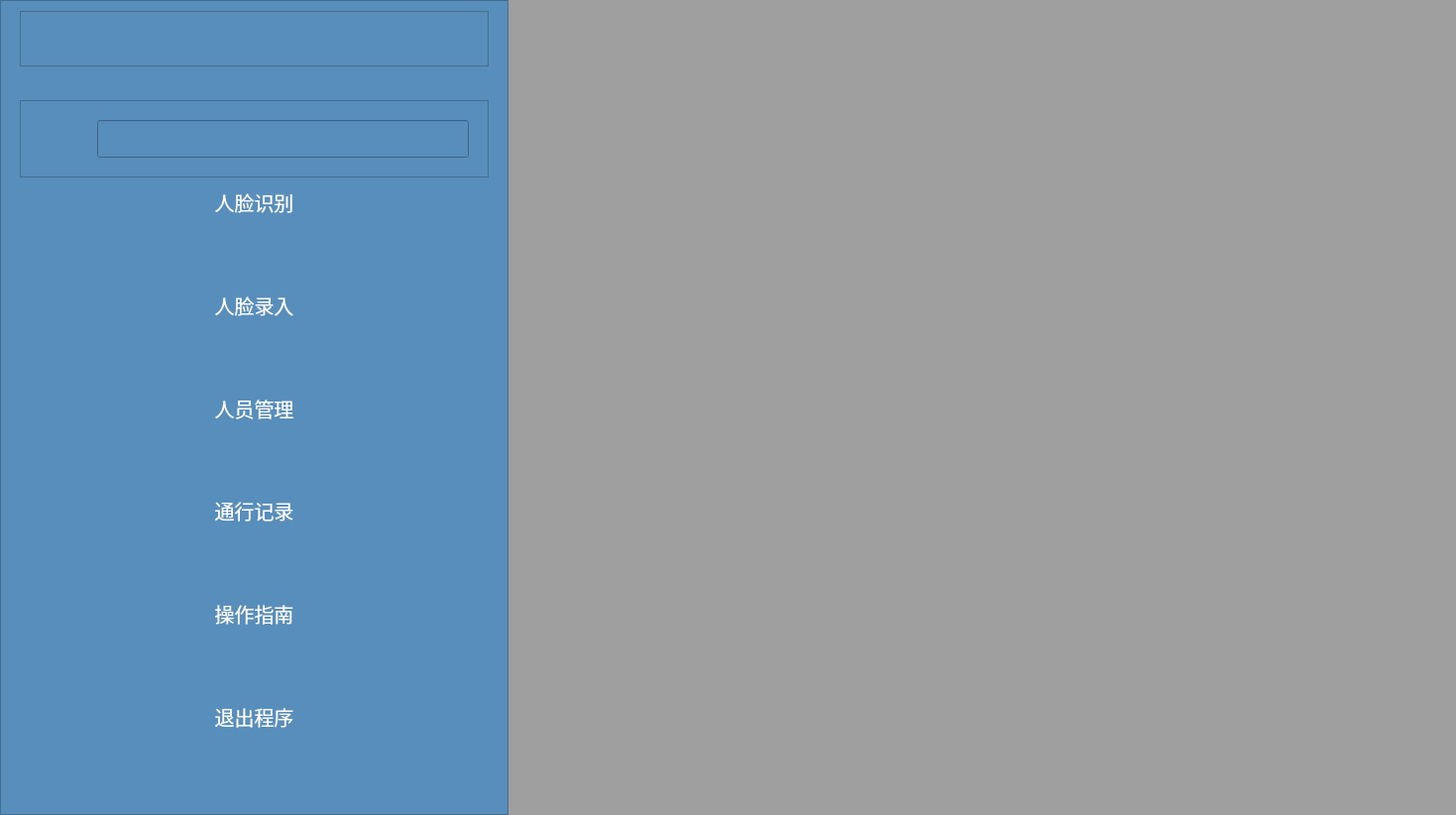
<?xml version="1.0" encoding="UTF-8"?>
<ui version="4.0">
 <class>MainWindow</class>
 <widget class="QMainWindow" name="MainWindow">
  <property name="enabled">
   <bool>true</bool>
  </property>
  <property name="geometry">
   <rect>
    <x>0</x>
    <y>0</y>
    <width>1469</width>
    <height>822</height>
   </rect>
  </property>
  <property name="windowTitle">
   <string>AiFace</string>
  </property>
  <property name="styleSheet">
   <string notr="true"/>
  </property>
  <widget class="QWidget" name="centralwidget">
   <layout class="QGridLayout" name="gridLayout">
    <property name="leftMargin">
     <number>0</number>
    </property>
    <property name="topMargin">
     <number>0</number>
    </property>
    <property name="rightMargin">
     <number>0</number>
    </property>
    <property name="bottomMargin">
     <number>0</number>
    </property>
    <property name="spacing">
     <number>0</number>
    </property>
    <item row="0" column="0">
     <widget class="QSplitter" name="splitter">
      <property name="orientation">
       <enum>Qt::Horizontal</enum>
      </property>
      <property name="handleWidth">
       <number>0</number>
      </property>
      <widget class="QFrame" name="frame">
       <property name="styleSheet">
        <string notr="true">background-color: rgb(88, 142, 187);
padding:10px;
</string>
       </property>
       <property name="frameShape">
        <enum>QFrame::StyledPanel</enum>
       </property>
       <property name="frameShadow">
        <enum>QFrame::Raised</enum>
       </property>
       <layout class="QVBoxLayout" name="verticalLayout">
        <property name="spacing">
         <number>0</number>
        </property>
        <property name="topMargin">
         <number>0</number>
        </property>
        <item>
         <widget class="QFrame" name="frame_3">
          <property name="frameShape">
           <enum>QFrame::StyledPanel</enum>
          </property>
          <property name="frameShadow">
           <enum>QFrame::Raised</enum>
          </property>
          <layout class="QGridLayout" name="gridLayout_2">
           <property name="leftMargin">
            <number>0</number>
           </property>
           <property name="topMargin">
            <number>0</number>
           </property>
           <property name="rightMargin">
            <number>0</number>
           </property>
           <property name="bottomMargin">
            <number>0</number>
           </property>
           <property name="spacing">
            <number>0</number>
           </property>
           <item row="0" column="1">
            <widget class="QPushButton" name="min_btn">
             <property name="styleSheet">
              <string notr="true">border:none;</string>
             </property>
             <property name="text">
              <string/>
             </property>
             <property name="icon">
              <iconset>
               <normaloff>img/min.png</normaloff>img/min.png</iconset>
             </property>
             <property name="iconSize">
              <size>
               <width>40</width>
               <height>40</height>
              </size>
             </property>
            </widget>
           </item>
           <item row="0" column="3">
            <widget class="QPushButton" name="close_btn">
             <property name="styleSheet">
              <string notr="true">border:none;</string>
             </property>
             <property name="text">
              <string/>
             </property>
             <property name="icon">
              <iconset>
               <normaloff>img/close.png</normaloff>img/close.png</iconset>
             </property>
             <property name="iconSize">
              <size>
               <width>40</width>
               <height>40</height>
              </size>
             </property>
            </widget>
           </item>
           <item row="0" column="2">
            <spacer name="horizontalSpacer">
             <property name="orientation">
              <enum>Qt::Horizontal</enum>
             </property>
             <property name="sizeHint" stdset="0">
              <size>
               <width>40</width>
               <height>20</height>
              </size>
             </property>
            </spacer>
           </item>
           <item row="0" column="0">
            <spacer name="horizontalSpacer_2">
             <property name="orientation">
              <enum>Qt::Horizontal</enum>
             </property>
             <property name="sizeHint" stdset="0">
              <size>
               <width>40</width>
               <height>20</height>
              </size>
             </property>
            </spacer>
           </item>
           <item row="0" column="4">
            <spacer name="horizontalSpacer_3">
             <property name="orientation">
              <enum>Qt::Horizontal</enum>
             </property>
             <property name="sizeHint" stdset="0">
              <size>
               <width>40</width>
               <height>20</height>
              </size>
             </property>
            </spacer>
           </item>
          </layout>
         </widget>
        </item>
        <item>
         <widget class="QPushButton" name="pushButton">
          <property name="styleSheet">
           <string notr="true">border:none</string>
          </property>
          <property name="text">
           <string/>
          </property>
          <property name="icon">
           <iconset>
            <normaloff>img/main_logo.png</normaloff>img/main_logo.png</iconset>
          </property>
          <property name="iconSize">
           <size>
            <width>100</width>
            <height>100</height>
           </size>
          </property>
         </widget>
        </item>
        <item>
         <widget class="QFrame" name="frame_2">
          <property name="frameShape">
           <enum>QFrame::StyledPanel</enum>
          </property>
          <property name="frameShadow">
           <enum>QFrame::Raised</enum>
          </property>
          <layout class="QHBoxLayout" name="horizontalLayout">
           <item>
            <widget class="QPushButton" name="pushButton_2">
             <property name="styleSheet">
              <string notr="true">border:none;</string>
             </property>
             <property name="text">
              <string/>
             </property>
             <property name="icon">
              <iconset>
               <normaloff>img/administrator.png</normaloff>img/administrator.png</iconset>
             </property>
             <property name="iconSize">
              <size>
               <width>30</width>
               <height>30</height>
              </size>
             </property>
            </widget>
           </item>
           <item>
            <widget class="QLineEdit" name="administrator"/>
           </item>
          </layout>
         </widget>
        </item>
        <item>
         <widget class="QPushButton" name="face_recognition_btn">
          <property name="toolTip">
           <string>人脸识别</string>
          </property>
          <property name="styleSheet">
           <string notr="true">QPushButton{
	border:none;
	font-size:20px;
	color:white
}
QPushButton:hover { 
	background:#FFDC35;
	border:1px solid blue;
 }</string>
          </property>
          <property name="text">
           <string>人脸识别</string>
          </property>
          <property name="icon">
           <iconset>
            <normaloff>img/face_reg.png</normaloff>img/face_reg.png</iconset>
          </property>
          <property name="iconSize">
           <size>
            <width>30</width>
            <height>30</height>
           </size>
          </property>
          <property name="autoDefault">
           <bool>false</bool>
          </property>
          <property name="flat">
           <bool>false</bool>
          </property>
         </widget>
        </item>
        <item>
         <spacer name="verticalSpacer">
          <property name="orientation">
           <enum>Qt::Vertical</enum>
          </property>
          <property name="sizeHint" stdset="0">
           <size>
            <width>20</width>
            <height>40</height>
           </size>
          </property>
         </spacer>
        </item>
        <item>
         <widget class="QPushButton" name="information_input_btn">
          <property name="toolTip">
           <string>信息录入</string>
          </property>
          <property name="styleSheet">
           <string notr="true">QPushButton{
	border:none;
	font-size:20px;
	color:white
}
QPushButton:hover { 
	background:#FFDC35;
	border:1px solid blue;
 }</string>
          </property>
          <property name="text">
           <string>人脸录入</string>
          </property>
          <property name="icon">
           <iconset>
            <normaloff>img/infor_input.png</normaloff>img/infor_input.png</iconset>
          </property>
          <property name="iconSize">
           <size>
            <width>30</width>
            <height>30</height>
           </size>
          </property>
         </widget>
        </item>
        <item>
         <spacer name="verticalSpacer_2">
          <property name="orientation">
           <enum>Qt::Vertical</enum>
          </property>
          <property name="sizeHint" stdset="0">
           <size>
            <width>20</width>
            <height>40</height>
           </size>
          </property>
         </spacer>
        </item>
        <item>
         <widget class="QPushButton" name="user_btn">
          <property name="styleSheet">
           <string notr="true">QPushButton{
	border:none;
	font-size:20px;
	color:white
}
QPushButton:hover { 
	background:#FFDC35;
	border:1px solid blue;
 }</string>
          </property>
          <property name="text">
           <string>人员管理</string>
          </property>
          <property name="icon">
           <iconset>
            <normaloff>img/update.png</normaloff>img/update.png</iconset>
          </property>
          <property name="iconSize">
           <size>
            <width>30</width>
            <height>30</height>
           </size>
          </property>
         </widget>
        </item>
        <item>
         <spacer name="verticalSpacer_3">
          <property name="orientation">
           <enum>Qt::Vertical</enum>
          </property>
          <property name="sizeHint" stdset="0">
           <size>
            <width>20</width>
            <height>40</height>
           </size>
          </property>
         </spacer>
        </item>
        <item>
         <widget class="QPushButton" name="record_btn">
          <property name="toolTip">
           <string>通行记录</string>
          </property>
          <property name="styleSheet">
           <string notr="true">QPushButton{
	border:none;
	font-size:20px;
	color:white
}
QPushButton:hover { 
	background:#FFDC35;
	border:1px solid blue;
 }</string>
          </property>
          <property name="text">
           <string>通行记录</string>
          </property>
          <property name="icon">
           <iconset>
            <normaloff>img/tongxin.png</normaloff>img/tongxin.png</iconset>
          </property>
          <property name="iconSize">
           <size>
            <width>30</width>
            <height>30</height>
           </size>
          </property>
         </widget>
        </item>
        <item>
         <spacer name="verticalSpacer_4">
          <property name="orientation">
           <enum>Qt::Vertical</enum>
          </property>
          <property name="sizeHint" stdset="0">
           <size>
            <width>20</width>
            <height>40</height>
           </size>
          </property>
         </spacer>
        </item>
        <item>
         <widget class="QPushButton" name="operation_btn">
          <property name="styleSheet">
           <string notr="true">QPushButton{
	border:none;
	font-size:20px;
	color:white
}
QPushButton:hover { 
	background:#FFDC35;
	border:1px solid blue;
 }</string>
          </property>
          <property name="text">
           <string>操作指南</string>
          </property>
          <property name="icon">
           <iconset>
            <normaloff>img/opt.png</normaloff>img/opt.png</iconset>
          </property>
          <property name="iconSize">
           <size>
            <width>30</width>
            <height>30</height>
           </size>
          </property>
         </widget>
        </item>
        <item>
         <spacer name="verticalSpacer_5">
          <property name="orientation">
           <enum>Qt::Vertical</enum>
          </property>
          <property name="sizeHint" stdset="0">
           <size>
            <width>20</width>
            <height>40</height>
           </size>
          </property>
         </spacer>
        </item>
        <item>
         <widget class="QPushButton" name="exit_btn">
          <property name="toolTip">
           <string>退出</string>
          </property>
          <property name="styleSheet">
           <string notr="true">QPushButton{
	border:none;
	font-size:20px;
	color:white
}
QPushButton:hover { 
	background:#FFDC35;
	border:1px solid blue;
 }</string>
          </property>
          <property name="text">
           <string>退出程序</string>
          </property>
          <property name="icon">
           <iconset>
            <normaloff>img/tuichu.png</normaloff>img/tuichu.png</iconset>
          </property>
          <property name="iconSize">
           <size>
            <width>30</width>
            <height>30</height>
           </size>
          </property>
         </widget>
        </item>
        <item>
         <spacer name="verticalSpacer_6">
          <property name="orientation">
           <enum>Qt::Vertical</enum>
          </property>
          <property name="sizeHint" stdset="0">
           <size>
            <width>20</width>
            <height>40</height>
           </size>
          </property>
         </spacer>
        </item>
       </layout>
      </widget>
      <widget class="QMdiArea" name="main">
       <property name="lineWidth">
        <number>0</number>
       </property>
      </widget>
     </widget>
    </item>
   </layout>
  </widget>
 </widget>
 <resources/>
 <connections/>
 <slots>
  <slot>face_recognition()</slot>
  <slot>input_information()</slot>
  <slot>get_record()</slot>
 </slots>
</ui>
